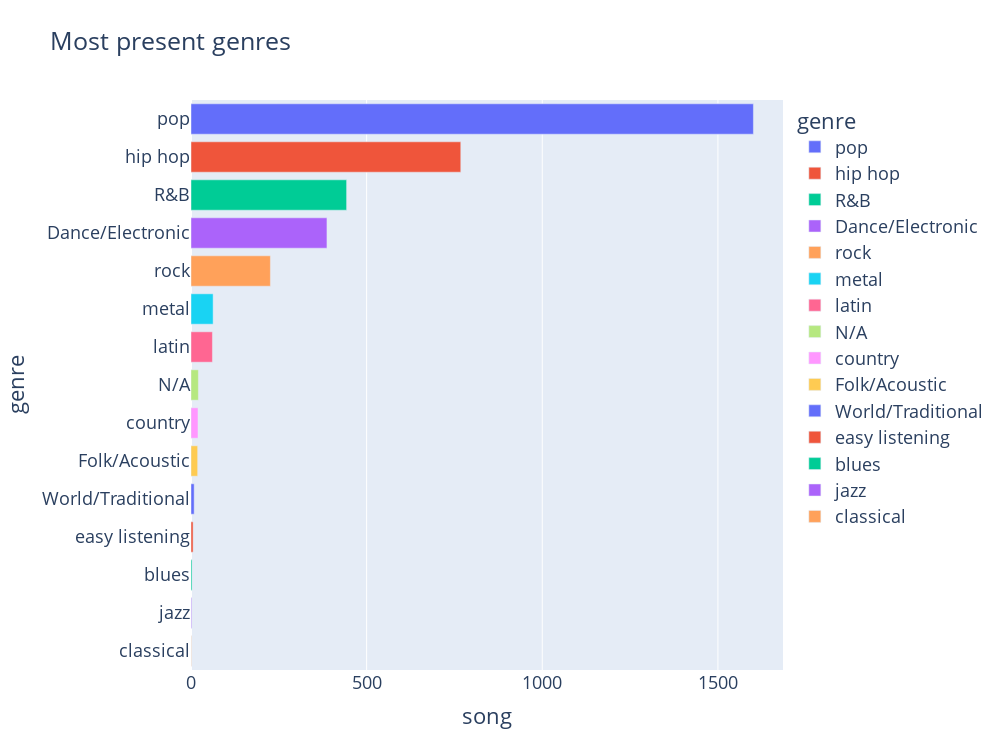

The notebook cell saved with this chart:
### Code cell
fig = px.bar(genres_amount.sort_values("song", ascending=False), x="song", y="genre", color="genre",
             width=1000, height=750, title="Most present genres")
fig.update_layout(font_size=18)
fig.show()

### Figure 1 — Plotly figure (JSON) as saved in the notebook; plotly's stock layout.template omitted (floating-point values rounded to 4 significant figures)
{"data": [{"alignmentgroup": "True", "hovertemplate": "genre=%{y}<br>song=%{x}<extra></extra>", "legendgroup": "pop", "marker": {"color": "#636efa", "pattern": {"shape": ""}}, "name": "pop", "offsetgroup": "pop", "orientation": "h", "showlegend": true, "textposition": "auto", "type": "bar", "x": [1601], "xaxis": "x", "y": ["pop"], "yaxis": "y"}, {"alignmentgroup": "True", "hovertemplate": "genre=%{y}<br>song=%{x}<extra></extra>", "legendgroup": "hip hop", "marker": {"color": "#EF553B", "pattern": {"shape": ""}}, "name": "hip hop", "offsetgroup": "hip hop", "orientation": "h", "showlegend": true, "textposition": "auto", "type": "bar", "x": [768], "xaxis": "x", "y": ["hip hop"], "yaxis": "y"}, {"alignmentgroup": "True", "hovertemplate": "genre=%{y}<br>song=%{x}<extra></extra>", "legendgroup": "R&B", "marker": {"color": "#00cc96", "pattern": {"shape": ""}}, "name": "R&B", "offsetgroup": "R&B", "orientation": "h", "showlegend": true, "textposition": "auto", "type": "bar", "x": [443], "xaxis": "x", "y": ["R&B"], "yaxis": "y"}, {"alignmentgroup": "True", "hovertemplate": "genre=%{y}<br>song=%{x}<extra></extra>", "legendgroup": "Dance/Electronic", "marker": {"color": "#ab63fa", "pattern": {"shape": ""}}, "name": "Dance/Electronic", "offsetgroup": "Dance/Electronic", "orientation": "h", "showlegend": true, "textposition": "auto", "type": "bar", "x": [387], "xaxis": "x", "y": ["Dance/Electronic"], "yaxis": "y"}, {"alignmentgroup": "True", "hovertemplate": "genre=%{y}<br>song=%{x}<extra></extra>", "legendgroup": "rock", "marker": {"color": "#FFA15A", "pattern": {"shape": ""}}, "name": "rock", "offsetgroup": "rock", "orientation": "h", "showlegend": true, "textposition": "auto", "type": "bar", "x": [226], "xaxis": "x", "y": ["rock"], "yaxis": "y"}, {"alignmentgroup": "True", "hovertemplate": "genre=%{y}<br>song=%{x}<extra></extra>", "legendgroup": "metal", "marker": {"color": "#19d3f3", "pattern": {"shape": ""}}, "name": "metal", "offsetgroup": "metal", "orientation": "h", "showlegend": true, "textposition": "auto", "type": "bar", "x": [63], "xaxis": "x", "y": ["metal"], "yaxis": "y"}, {"alignmentgroup": "True", "hovertemplate": "genre=%{y}<br>song=%{x}<extra></extra>", "legendgroup": "latin", "marker": {"color": "#FF6692", "pattern": {"shape": ""}}, "name": "latin", "offsetgroup": "latin", "orientation": "h", "showlegend": true, "textposition": "auto", "type": "bar", "x": [61], "xaxis": "x", "y": ["latin"], "yaxis": "y"}, {"alignmentgroup": "True", "hovertemplate": "genre=%{y}<br>song=%{x}<extra></extra>", "legendgroup": "N/A", "marker": {"color": "#B6E880", "pattern": {"shape": ""}}, "name": "N/A", "offsetgroup": "N/A", "orientation": "h", "showlegend": true, "textposition": "auto", "type": "bar", "x": [21], "xaxis": "x", "y": ["N/A"], "yaxis": "y"}, {"alignmentgroup": "True", "hovertemplate": "genre=%{y}<br>song=%{x}<extra></extra>", "legendgroup": "country", "marker": {"color": "#FF97FF", "pattern": {"shape": ""}}, "name": "country", "offsetgroup": "country", "orientation": "h", "showlegend": true, "textposition": "auto", "type": "bar", "x": [20], "xaxis": "x", "y": ["country"], "yaxis": "y"}, {"alignmentgroup": "True", "hovertemplate": "genre=%{y}<br>song=%{x}<extra></extra>", "legendgroup": "Folk/Acoustic", "marker": {"color": "#FECB52", "pattern": {"shape": ""}}, "name": "Folk/Acoustic", "offsetgroup": "Folk/Acoustic", "orientation": "h", "showlegend": true, "textposition": "auto", "type": "bar", "x": [19], "xaxis": "x", "y": ["Folk/Acoustic"], "yaxis": "y"}, {"alignmentgroup": "True", "hovertemplate": "genre=%{y}<br>song=%{x}<extra></extra>", "legendgroup": "World/Traditional", "marker": {"color": "#636efa", "pattern": {"shape": ""}}, "name": "World/Traditional", "offsetgroup": "World/Traditional", "orientation": "h", "showlegend": true, "textposition": "auto", "type": "bar", "x": [9], "xaxis": "x", "y": ["World/Traditional"], "yaxis": "y"}, {"alignmentgroup": "True", "hovertemplate": "genre=%{y}<br>song=%{x}<extra></extra>", "legendgroup": "easy listening", "marker": {"color": "#EF553B", "pattern": {"shape": ""}}, "name": "easy listening", "offsetgroup": "easy listening", "orientation": "h", "showlegend": true, "textposition": "auto", "type": "bar", "x": [6], "xaxis": "x", "y": ["easy listening"], "yaxis": "y"}, {"alignmentgroup": "True", "hovertemplate": "genre=%{y}<br>song=%{x}<extra></extra>", "legendgroup": "blues", "marker": {"color": "#00cc96", "pattern": {"shape": ""}}, "name": "blues", "offsetgroup": "blues", "orientation": "h", "showlegend": true, "textposition": "auto", "type": "bar", "x": [3], "xaxis": "x", "y": ["blues"], "yaxis": "y"}, {"alignmentgroup": "True", "hovertemplate": "genre=%{y}<br>song=%{x}<extra></extra>", "legendgroup": "jazz", "marker": {"color": "#ab63fa", "pattern": {"shape": ""}}, "name": "jazz", "offsetgroup": "jazz", "orientation": "h", "showlegend": true, "textposition": "auto", "type": "bar", "x": [2], "xaxis": "x", "y": ["jazz"], "yaxis": "y"}, {"alignmentgroup": "True", "hovertemplate": "genre=%{y}<br>song=%{x}<extra></extra>", "legendgroup": "classical", "marker": {"color": "#FFA15A", "pattern": {"shape": ""}}, "name": "classical", "offsetgroup": "classical", "orientation": "h", "showlegend": true, "textposition": "auto", "type": "bar", "x": [1], "xaxis": "x", "y": ["classical"], "yaxis": "y"}], "layout": {"barmode": "relative", "font": {"size": 18}, "height": 750, "legend": {"title": {"text": "genre"}, "tracegroupgap": 0}, "title": {"text": "Most present genres"}, "width": 1000, "xaxis": {"anchor": "y", "domain": [0, 1], "title": {"text": "song"}}, "yaxis": {"anchor": "x", "categoryarray": ["classical", "jazz", "blues", "easy listening", "World/Traditional", "Folk/Acoustic", "country", "N/A", "latin", "metal", "rock", "Dance/Electronic", "R&B", "hip hop", "pop"], "categoryorder": "array", "domain": [0, 1], "title": {"text": "genre"}}}}
